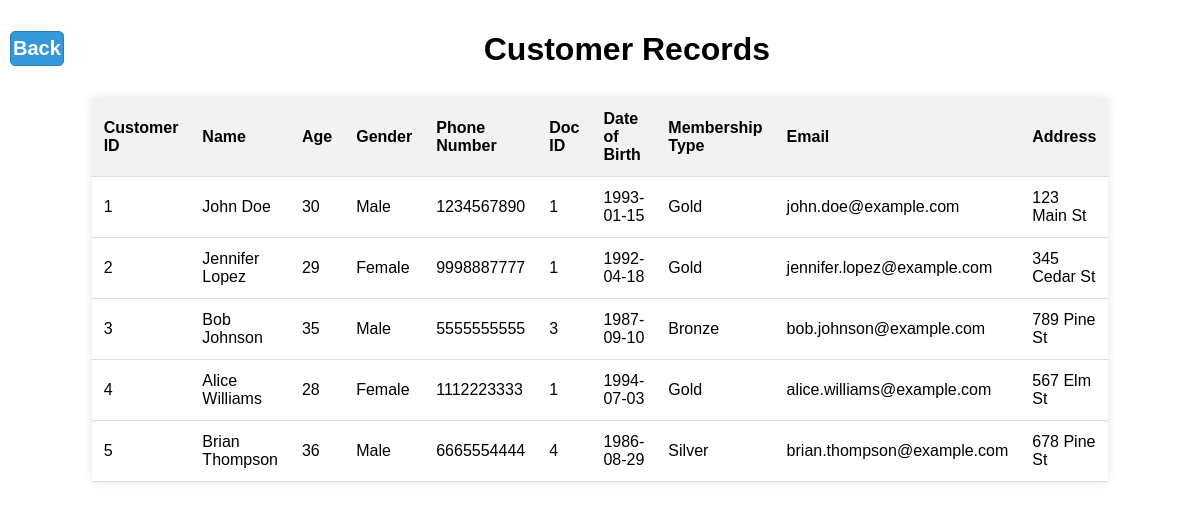
The page /CONTENTS/cusview.php on the database its author committed.
### tables this page shows
CREATE TABLE `customer` (
  `cus_id` int(11) NOT NULL,
  `cus_name` varchar(20) DEFAULT NULL,
  `cus_age` int(11) DEFAULT NULL,
  `cus_gender` varchar(10) DEFAULT NULL,
  `cus_phoneno` varchar(15) DEFAULT NULL,
  `doc_id` int(11) DEFAULT NULL,
  `cus_dob` date DEFAULT NULL,
  `membership_type` varchar(20) DEFAULT NULL,
  `cus_mail` varchar(50) DEFAULT NULL,
  `cus_address` varchar(50) DEFAULT NULL
);

### CONTENTS/cusview.php (the view, shortened to what this page needs)
<!DOCTYPE HTML>
<html lang="en">
<head>
</head>
<body>
<h1><a class="back-button" href="main.php">Back</a>Customer Records</h1>
<table>
    <tr>
        <th>Customer ID</th>
        <th>Name</th>
        <th>Age</th>
        <th>Gender</th>
        <th>Phone Number</th>
        <th>Doc ID</th>
        <th>Date of Birth</th>
        <th>Membership Type</th>
        <th>Email</th>
        <th>Address</th>
    </tr>
    <?php
    $link = mysqli_connect("localhost", "root", "", "dbms");
    $query = "SELECT * FROM customer";
    $result = mysqli_query($link, $query);
    if ($result) {
        while ($row = mysqli_fetch_assoc($result)) {
            echo "<tr>";
            echo "<td>{$row['cus_id']}</td>";
            echo "<td>{$row['cus_name']}</td>";
            echo "<td>{$row['cus_age']}</td>";
            echo "<td>{$row['cus_gender']}</td>";
            echo "<td>{$row['cus_phoneno']}</td>";
            echo "<td>{$row['doc_id']}</td>";
            echo "<td>{$row['cus_dob']}</td>";
            echo "<td>{$row['membership_type']}</td>";
            echo "<td>{$row['cus_mail']}</td>";
            echo "<td>{$row['cus_address']}</td>";
            echo "</tr>";
        }
    } else {
        echo "Error in fetching data: " . mysqli_error($link);
    }
    ?>
</table>
</body>
</html>

### CONTENTS/cusview.php (style rules this page uses)
body { background-image: url("https://us.123rf.com/450wm/jardelbassi/jardelbassi2304/jardelbassi230401147/203506317-pharmacy-and-drugstore-blur-background-with-bokeh-image.jpg?ver=6"); background-repeat: no-repeat; background-attachment: fixed; background-size: cover; margin: 0; font-family: Arial, sans-serif; }
h1 { text-align: center; background-color: white; padding: 10px; margin-bottom: 0; }
table { border-collapse: collapse; width: 80%; margin: 20px auto; background-color: white; box-shadow: 0 0 10px rgba(0, 0, 0, 0.1); }
th, td { padding: 12px; text-align: left; border-bottom: 1px solid #ddd; }
th { background-color: #f2f2f2; }
.back-button { display: inline-block; padding: 5px 2px; text-decoration: none; font-size:20px; background-color: #3498db; color: #fff; border: 1px solid #2980b9; border-radius: 5px; transition: background-color 0.3s; float:left; }

### rows shown on the page
customer: cus_id "1", cus_name "John Doe", cus_age "30", cus_gender "Male", cus_phoneno "1234567890", doc "1", cus_dob "1993-01-15", membership_type "Gold", cus_mail "john.doe@example.com", cus_address "123 Main St"
customer: cus_id "2", cus_name "Jennifer Lopez", cus_age "29", cus_gender "Female", cus_phoneno "9998887777", doc "1", cus_dob "1992-04-18", membership_type "Gold", cus_mail "jennifer.lopez@example.com", cus_address "345 Cedar St"
customer: cus_id "3", cus_name "Bob Johnson", cus_age "35", cus_gender "Male", cus_phoneno "5555555555", doc "3", cus_dob "1987-09-10", membership_type "Bronze", cus_mail "bob.johnson@example.com", cus_address "789 Pine St"
customer: cus_id "4", cus_name "Alice Williams", cus_age "28", cus_gender "Female", cus_phoneno "1112223333", doc "1", cus_dob "1994-07-03", membership_type "Gold", cus_mail "alice.williams@example.com", cus_address "567 Elm St"
customer: cus_id "5", cus_name "Brian Thompson", cus_age "36", cus_gender "Male", cus_phoneno "6665554444", doc "4", cus_dob "1986-08-29", membership_type "Silver", cus_mail "brian.thompson@example.com", cus_address "678 Pine St"
